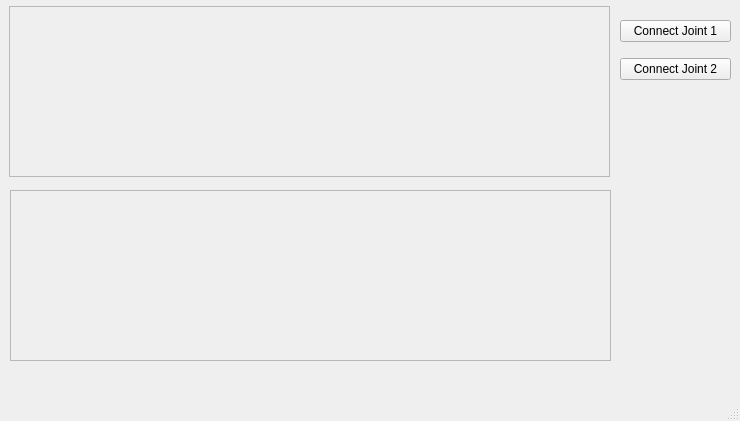
<?xml version="1.0" encoding="UTF-8"?>
<ui version="4.0">
 <class>Terminal</class>
 <widget class="QMainWindow" name="Terminal">
  <property name="geometry">
   <rect>
    <x>0</x>
    <y>0</y>
    <width>740</width>
    <height>421</height>
   </rect>
  </property>
  <property name="windowTitle">
   <string>Terminal</string>
  </property>
  <widget class="QWidget" name="centralwidget">
   <widget class="QScrollArea" name="scrollArea_1">
    <property name="geometry">
     <rect>
      <x>9</x>
      <y>6</y>
      <width>601</width>
      <height>171</height>
     </rect>
    </property>
    <property name="widgetResizable">
     <bool>true</bool>
    </property>
    <widget class="QWidget" name="scrollAreaWidgetContents">
     <property name="geometry">
      <rect>
       <x>0</x>
       <y>0</y>
       <width>599</width>
       <height>169</height>
      </rect>
     </property>
    </widget>
   </widget>
   <widget class="QScrollArea" name="scrollArea_2">
    <property name="geometry">
     <rect>
      <x>10</x>
      <y>190</y>
      <width>601</width>
      <height>171</height>
     </rect>
    </property>
    <property name="widgetResizable">
     <bool>true</bool>
    </property>
    <widget class="QWidget" name="scrollAreaWidgetContents_3">
     <property name="geometry">
      <rect>
       <x>0</x>
       <y>0</y>
       <width>599</width>
       <height>169</height>
      </rect>
     </property>
    </widget>
   </widget>
   <widget class="QWidget" name="verticalLayoutWidget">
    <property name="geometry">
     <rect>
      <x>620</x>
      <y>10</y>
      <width>111</width>
      <height>80</height>
     </rect>
    </property>
    <layout class="QVBoxLayout" name="verticalLayout">
     <item>
      <widget class="QPushButton" name="btnConnectJoint1">
       <property name="text">
        <string>Connect Joint 1</string>
       </property>
      </widget>
     </item>
     <item>
      <widget class="QPushButton" name="btnConnectJoint2">
       <property name="text">
        <string>Connect Joint 2</string>
       </property>
      </widget>
     </item>
    </layout>
   </widget>
  </widget>
  <widget class="QMenuBar" name="menubar">
   <property name="geometry">
    <rect>
     <x>0</x>
     <y>0</y>
     <width>740</width>
     <height>26</height>
    </rect>
   </property>
  </widget>
  <widget class="QStatusBar" name="statusbar"/>
 </widget>
 <resources/>
 <connections/>
</ui>
